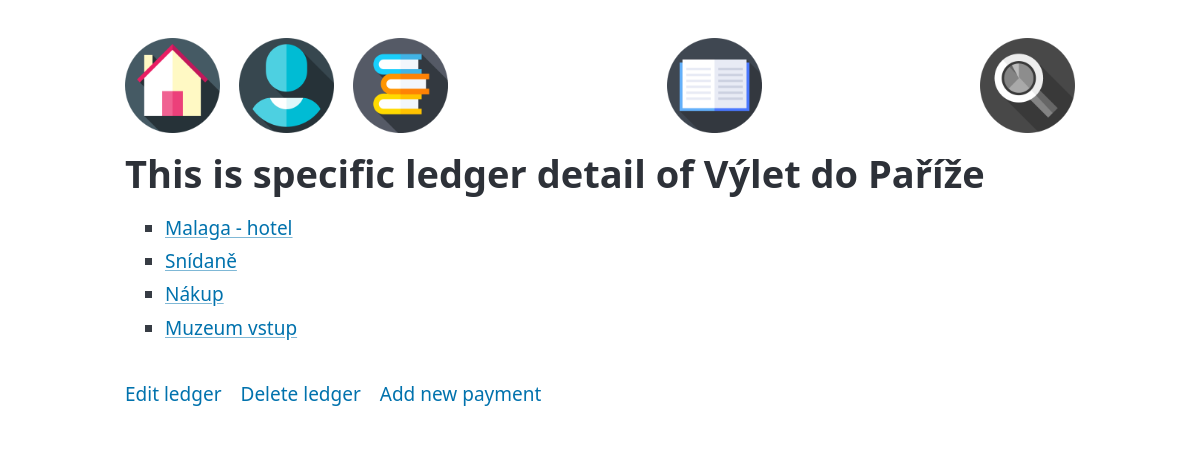
Screenshot of /ledger_detail/1/2/ with the database file from the repository.
### Bill_2_split/models.py (models this page shows, shortened)
class AbstractBase(models.Model):
    name = models.CharField(max_length=100)
    slug = models.SlugField(max_length=100, blank=True)
    desc = models.CharField(max_length=2000, blank=True)
    class Meta:
        abstract = True

class Ledger(AbstractBase):
    user = models.ForeignKey(User, on_delete=models.PROTECT)

class Payment(AbstractBase):
    user = models.ForeignKey(User, on_delete=models.PROTECT)
    ledger = models.ForeignKey(Ledger, on_delete=models.PROTECT)
    entry_time = models.DateTimeField(default=datetime.now)
    cost = models.DecimalField(max_digits=10, decimal_places=2)
    payment_time = models.DateTimeField(default=datetime.now)

### Bill_2_split/views.py (the view)
class LedgerDetailView(generic.DetailView):
    model = Ledger
    template_name = 'Bill_2_split/ledger_detail.html'
    title = 'Ledger detail'
    def get_context_data(self, **kwargs):
        context = super().get_context_data(**kwargs)
        ledger = self.get_object()
        user_id = self.kwargs.get('user_pk')
        user = User.objects.get(pk=user_id)
        context['ledger'] = ledger
        context['user'] = user
        context['payments'] = Payment.objects.filter(ledger=ledger)
        return context

### Bill_2_split/templates/Bill_2_split/ledger_detail.html
{% extends 'Bill_2_split/_base.html' %}
{% block Bill_2_split_content %}
{% load static %}
<nav>
    <ul><li><a href="{% url 'Bill_2_split:IndexView' %}">
            <img src="{% static 'Bill_2_split/icons/home_page.png' %}"></a></li>
    <li><a href="{% url 'Bill_2_split:UserView' %}">
            <img src="{% static 'Bill_2_split/icons/user.png' %}"></a></li>
    <li><a href="{% url 'Bill_2_split:ListOfLedgersView' user.pk %}">
            <img src="{% static 'Bill_2_split/icons/ledgers.png' %}"></a></li></ul>
    <ul>
        <li><a href="{% url 'Bill_2_split:LedgerDetailView' ledger.pk user.pk %}">
            <img src="{% static 'Bill_2_split/icons/ledger.png' %}"></a></li>
    </ul>
    <ul>
        <li><a href=""><img src="{% static 'Bill_2_split/icons/bw_glass.png' %}"></a></li>
    </ul>
</nav>
<h1>
    This is specific ledger detail of {{ ledger.name }}
</h1>
<ul>
    {% for payment in payments %}
    <li>
        <a href="{% url 'Bill_2_split:PaymentDetailView' payment.pk ledger.pk user.pk %}"> {{ payment.name }} </a>
    </li>
    {% endfor %}
</ul>
<nav>
    <ul>
        <li>
            <a href="#"> Edit ledger</a>
        </li>
        <li>
            <a href="#"> Delete ledger</a>
        </li>
        <li>
            <a href="#"> Add new payment</a>
        </li>
    </ul>
</nav>
{% endblock %}

### Bill_2_split/static/Bill_2_split/base.css (style rules this page uses)
main.container > nav img { max-width: 5em; }

### rows the page displays
Ledger: name "Výlet do Paříže"
Payment: name "Malaga - hotel"
Payment: name "Snídaně"
Payment: name "Nákup"
Payment: name "Muzeum vstup"
